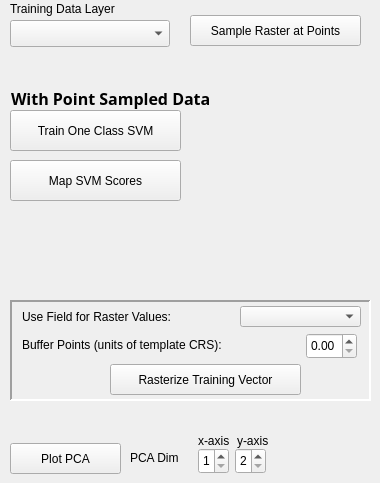
    <widget class="QWidget" name="tab">
     <attribute name="title">
      <string>Training Points</string>
     </attribute>
     <widget class="QLabel" name="label_28">
      <property name="geometry">
       <rect>
        <x>10</x>
        <y>0</y>
        <width>141</width>
        <height>17</height>
       </rect>
      </property>
      <property name="frameShape">
       <enum>QFrame::NoFrame</enum>
      </property>
      <property name="text">
       <string>Training Data Layer</string>
      </property>
     </widget>
     <widget class="QPushButton" name="gather_pt_data_button">
      <property name="geometry">
       <rect>
        <x>190</x>
        <y>15</y>
        <width>171</width>
        <height>31</height>
       </rect>
      </property>
      <property name="text">
       <string>Sample Raster at Points</string>
      </property>
     </widget>
     <widget class="QLabel" name="label_41">
      <property name="geometry">
       <rect>
        <x>11</x>
        <y>88</y>
        <width>201</width>
        <height>21</height>
       </rect>
      </property>
      <property name="font">
       <font>
        <family>Ubuntu Mono</family>
        <pointsize>12</pointsize>
        <weight>75</weight>
        <italic>false</italic>
        <bold>true</bold>
       </font>
      </property>
      <property name="text">
       <string>With Point Sampled Data</string>
      </property>
     </widget>
     <widget class="QPushButton" name="train_svm_button">
      <property name="geometry">
       <rect>
        <x>10</x>
        <y>110</y>
        <width>171</width>
        <height>41</height>
       </rect>
      </property>
      <property name="text">
       <string>Train One Class SVM</string>
      </property>
     </widget>
     <widget class="QPushButton" name="map_svm_button">
      <property name="geometry">
       <rect>
        <x>10</x>
        <y>160</y>
        <width>171</width>
        <height>41</height>
       </rect>
      </property>
      <property name="text">
       <string>Map SVM Scores</string>
      </property>
     </widget>
     <widget class="QPushButton" name="generate_plot_button_2">
      <property name="geometry">
       <rect>
        <x>10</x>
        <y>443</y>
        <width>111</width>
        <height>31</height>
       </rect>
      </property>
      <property name="text">
       <string>Plot PCA</string>
      </property>
     </widget>
     <widget class="QLabel" name="label_48">
      <property name="geometry">
       <rect>
        <x>130</x>
        <y>449</y>
        <width>71</width>
        <height>17</height>
       </rect>
      </property>
      <property name="frameShape">
       <enum>QFrame::NoFrame</enum>
      </property>
      <property name="text">
       <string>PCA Dim</string>
      </property>
     </widget>
     <widget class="QLabel" name="label_45">
      <property name="geometry">
       <rect>
        <x>198</x>
        <y>430</y>
        <width>41</width>
        <height>21</height>
       </rect>
      </property>
      <property name="font">
       <font>
        <pointsize>9</pointsize>
       </font>
      </property>
      <property name="text">
       <string>x-axis</string>
      </property>
      <property name="textFormat">
       <enum>Qt::AutoText</enum>
      </property>
     </widget>
     <widget class="QSpinBox" name="plt_axis_4">
      <property name="geometry">
       <rect>
        <x>235</x>
        <y>448</y>
        <width>31</width>
        <height>26</height>
       </rect>
      </property>
      <property name="minimum">
       <number>2</number>
      </property>
      <property name="maximum">
       <number>10</number>
      </property>
     </widget>
     <widget class="QSpinBox" name="plt_axis_3">
      <property name="geometry">
       <rect>
        <x>198</x>
        <y>448</y>
        <width>31</width>
        <height>26</height>
       </rect>
      </property>
      <property name="minimum">
       <number>1</number>
      </property>
      <property name="maximum">
       <number>10</number>
      </property>
     </widget>
     <widget class="QLabel" name="label_46">
      <property name="geometry">
       <rect>
        <x>237</x>
        <y>430</y>
        <width>41</width>
        <height>21</height>
       </rect>
      </property>
      <property name="font">
       <font>
        <pointsize>9</pointsize>
       </font>
      </property>
      <property name="text">
       <string>y-axis</string>
      </property>
      <property name="textFormat">
       <enum>Qt::AutoText</enum>
      </property>
     </widget>
     <widget class="QFrame" name="frame_12">
      <property name="geometry">
       <rect>
        <x>10</x>
        <y>300</y>
        <width>361</width>
        <height>101</height>
       </rect>
      </property>
      <property name="frameShape">
       <enum>QFrame::Panel</enum>
      </property>
      <property name="frameShadow">
       <enum>QFrame::Sunken</enum>
      </property>
      <property name="lineWidth">
       <number>2</number>
      </property>
      <widget class="QLabel" name="label_60">
       <property name="geometry">
        <rect>
         <x>12</x>
         <y>30</y>
         <width>261</width>
         <height>30</height>
        </rect>
       </property>
       <property name="text">
        <string>Buffer Points (units of template CRS):</string>
       </property>
      </widget>
      <widget class="QDoubleSpinBox" name="training_buffer_dist">
       <property name="geometry">
        <rect>
         <x>296</x>
         <y>33</y>
         <width>51</width>
         <height>26</height>
        </rect>
       </property>
       <property name="maximum">
        <double>1000000.000000000000000</double>
       </property>
       <property name="singleStep">
        <double>25.000000000000000</double>
       </property>
       <property name="value">
        <double>0.000000000000000</double>
       </property>
      </widget>
      <widget class="QPushButton" name="rasterize_training_button">
       <property name="geometry">
        <rect>
         <x>100</x>
         <y>64</y>
         <width>191</width>
         <height>31</height>
        </rect>
       </property>
       <property name="text">
        <string>Rasterize Training Vector</string>
       </property>
      </widget>
      <widget class="QLabel" name="label_61">
       <property name="geometry">
        <rect>
         <x>12</x>
         <y>2</y>
         <width>191</width>
         <height>30</height>
        </rect>
       </property>
       <property name="text">
        <string>Use Field for Raster Values:</string>
       </property>
      </widget>
      <widget class="QgsFieldComboBox" name="trainingFieldComboBox">
       <property name="geometry">
        <rect>
         <x>230</x>
         <y>6</y>
         <width>121</width>
         <height>21</height>
        </rect>
       </property>
      </widget>
     </widget>
     <widget class="QgsMapLayerComboBox" name="training_layer_combo_box">
      <property name="geometry">
       <rect>
        <x>10</x>
        <y>20</y>
        <width>160</width>
        <height>27</height>
       </rect>
      </property>
     </widget>
    </widget>
